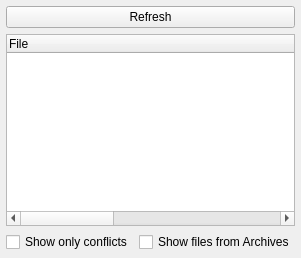
              <widget class="QWidget" name="dataTab">
               <attribute name="title">
                <string>Data</string>
               </attribute>
               <layout class="QVBoxLayout" name="verticalLayout_5">
                <property name="leftMargin">
                 <number>6</number>
                </property>
                <property name="topMargin">
                 <number>6</number>
                </property>
                <property name="rightMargin">
                 <number>6</number>
                </property>
                <property name="bottomMargin">
                 <number>6</number>
                </property>
                <item>
                 <widget class="QPushButton" name="btnRefreshData">
                  <property name="toolTip">
                   <string>refresh data-directory overview</string>
                  </property>
                  <property name="whatsThis">
                   <string>Refresh the overview. This may take a moment.</string>
                  </property>
                  <property name="text">
                   <string>Refresh</string>
                  </property>
                  <property name="icon">
                   <iconset resource="resources.qrc">
                    <normaloff>:/MO/gui/resources/view-refresh.png</normaloff>:/MO/gui/resources/view-refresh.png</iconset>
                  </property>
                 </widget>
                </item>
                <item>
                 <layout class="QHBoxLayout" name="horizontalLayout_2">
                  <item>
                   <widget class="QTreeWidget" name="dataTree">
                    <property name="contextMenuPolicy">
                     <enum>Qt::CustomContextMenu</enum>
                    </property>
                    <property name="whatsThis">
                     <string>This is an overview of your data directory as visible to the game (and tools). </string>
                    </property>
                    <property name="uniformRowHeights">
                     <bool>true</bool>
                    </property>
                    <property name="animated">
                     <bool>true</bool>
                    </property>
                    <attribute name="headerDefaultSectionSize">
                     <number>400</number>
                    </attribute>
                    <column>
                     <property name="text">
                      <string>File</string>
                     </property>
                    </column>
                    <column>
                     <property name="text">
                      <string>Mod</string>
                     </property>
                    </column>
                   </widget>
                  </item>
                 </layout>
                </item>
                <item>
                 <layout class="QHBoxLayout" name="horizontalLayout_12">
                  <item>
                   <widget class="QCheckBox" name="conflictsCheckBox">
                    <property name="toolTip">
                     <string>Filters the above list so that only conflicts are displayed.</string>
                    </property>
                    <property name="whatsThis">
                     <string>Filters the above list so that only conflicts are displayed.</string>
                    </property>
                    <property name="text">
                     <string>Show only conflicts</string>
                    </property>
                   </widget>
                  </item>
                  <item>
                   <widget class="QCheckBox" name="showArchiveDataCheckBox">
                    <property name="toolTip">
                     <string>Filters the above list so that files from archives are not shown</string>
                    </property>
                    <property name="statusTip">
                     <string/>
                    </property>
                    <property name="whatsThis">
                     <string>Filters the above list so that files from archives are not shown</string>
                    </property>
                    <property name="text">
                     <string>Show files from Archives</string>
                    </property>
                   </widget>
                  </item>
                 </layout>
                </item>
               </layout>
              </widget>
